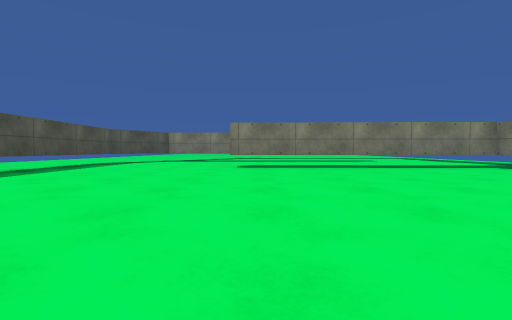
view 1 (above)

18 first-person views from a walk through a scene from a Unity 3-D project. The camera is 0.55 m above the floor, tilts 2° down and sees 85° across. The floor is counted in squares, 1 m on a side. Each view is taken from the middle of a square. On the plan, view 1 faces up. The plan holds only what a view shows up to about 9 squares ahead; the rest is blank. The place goes on beyond the plan. Surface patterns are stand-ins for the level's own textures.

view 2
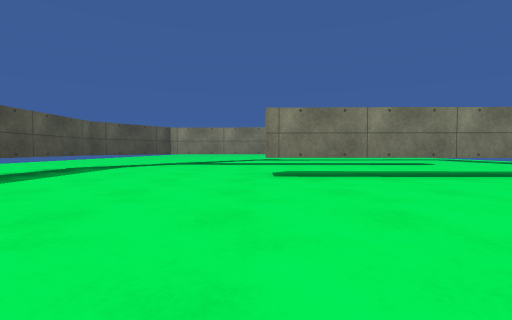

view 3
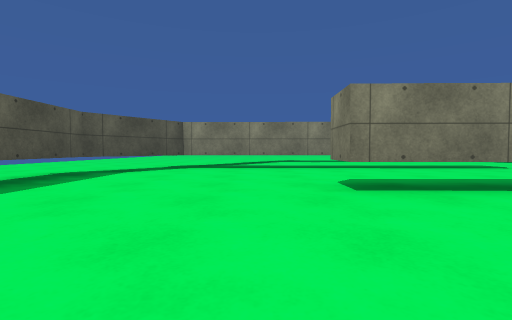

view 4
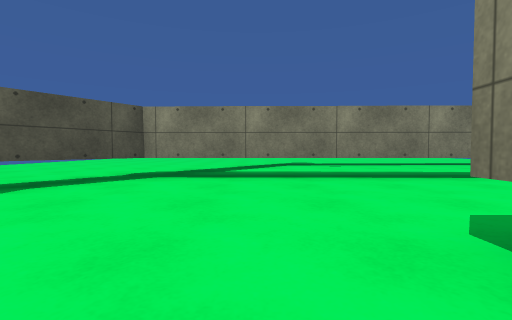

view 5
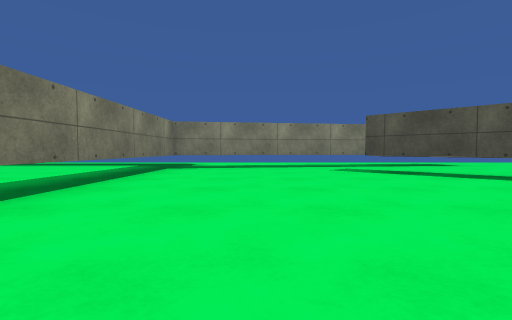

view 6
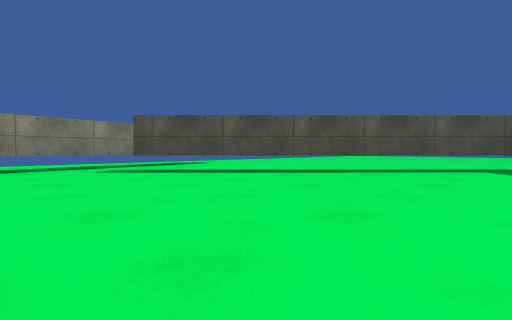

view 7
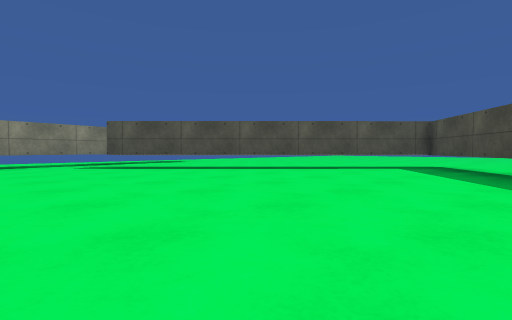

view 8
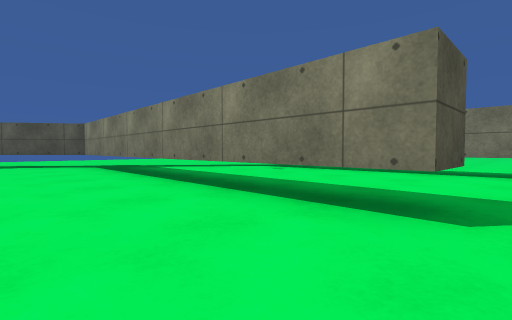

view 9
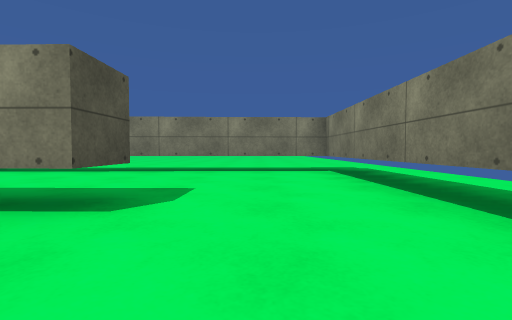

view 10
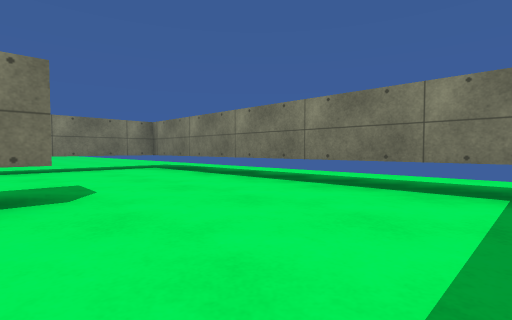

view 11
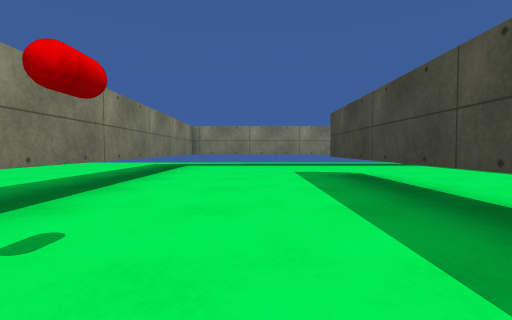

view 12
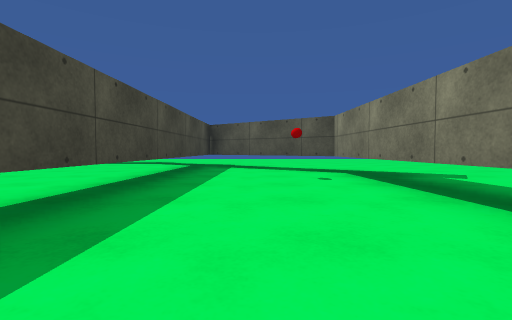

view 13
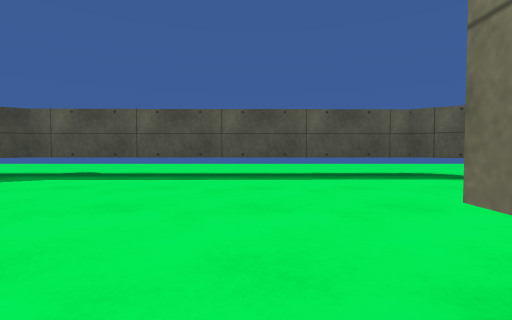

view 14
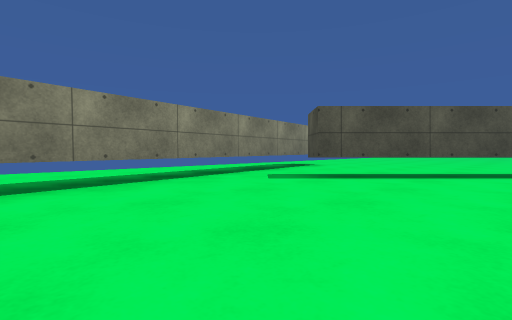

view 15
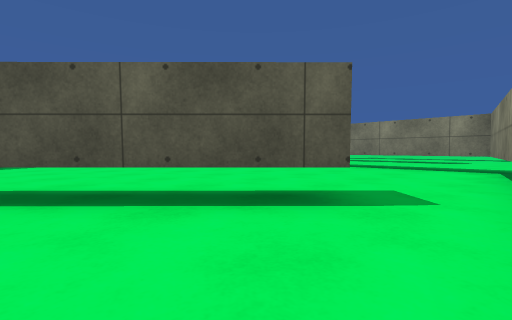

view 16
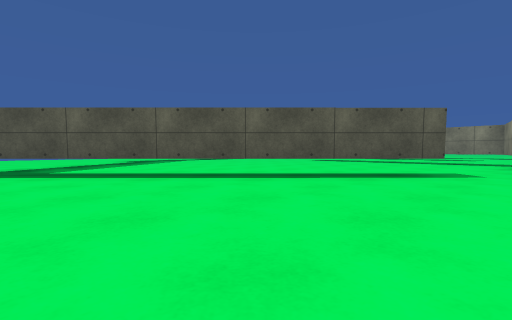

view 17
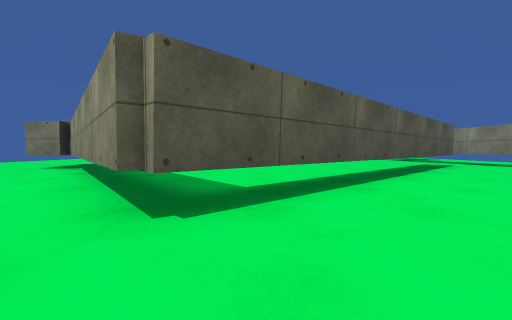

view 18
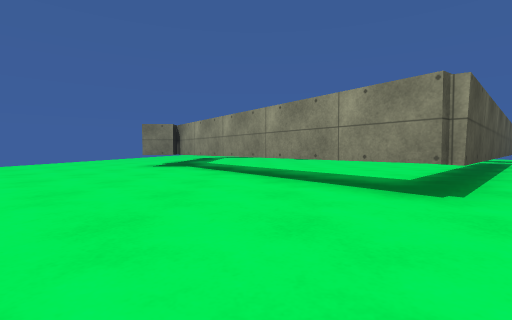

### Floor plan
Key: @ floor where view 1 was taken; # wall or solid block; . floor; T thing the floor can be seen under or through; O other object.
Columns run from 9 left of view 1 to 11 right of it. Each row starts with its distance up from view 1.
 22        ...    ...
 21        ....  ....
 20        ..........
 19
 18         TTTTTTTTTTT
 17       ##.O........T .
 16  .....#...........T .
 15  .... T...........T .
 14  ... TTTTTTTTTT...T .
 13  .. T.............T .
 12  ..TT.............T
 11  . T..............T
 10  . T..............T
  9  . T.....TTTTTTTT
  8  . T.............T
  7  . T.............T...
  6  . T.............T...
  5  . T.............T ..
  4  . T.............T ..
  3  . T. .........T.T
  2  ..T  ........TT.##
  1  ..###.......TT...#
  0 .....#...@..TT....
 -1 .....#T....TT.....
 -2 ......TT..TT......
 -3  ......TTTT.......
 -4   .....TTT........
 -5    .........
 -6     .......
 -7      ... .
 -8       .

Where each view was taken, in squares from view 1:
view 1: 0 up, 0 right, facing up
view 2: 3 up, 1 left, facing up
view 3: 5 up, 2 left, facing up
view 4: 8 up, 2 left, facing up
view 5: 6 up, 1 left, facing right
view 6: 6 up, 1 left, facing down-right
view 7: 6 up, 3 left, facing down-right
view 8: 11 up, 6 right, facing up-left
view 9: 11 up, 7 right, facing up
view 10: 10 up, 5 right, facing up-right
view 11: 16 up, 1 left, facing right
view 12: 16 up, 6 right, facing left
view 13: 8 up, 0 right, facing left
view 14: 8 up, 3 right, facing down-right
view 15: 0 up, 8 right, facing up-left
view 16: 4 down, 8 right, facing up-left
view 17: 7 down, 0 right, facing up
view 18: 8 down, 3 left, facing up
